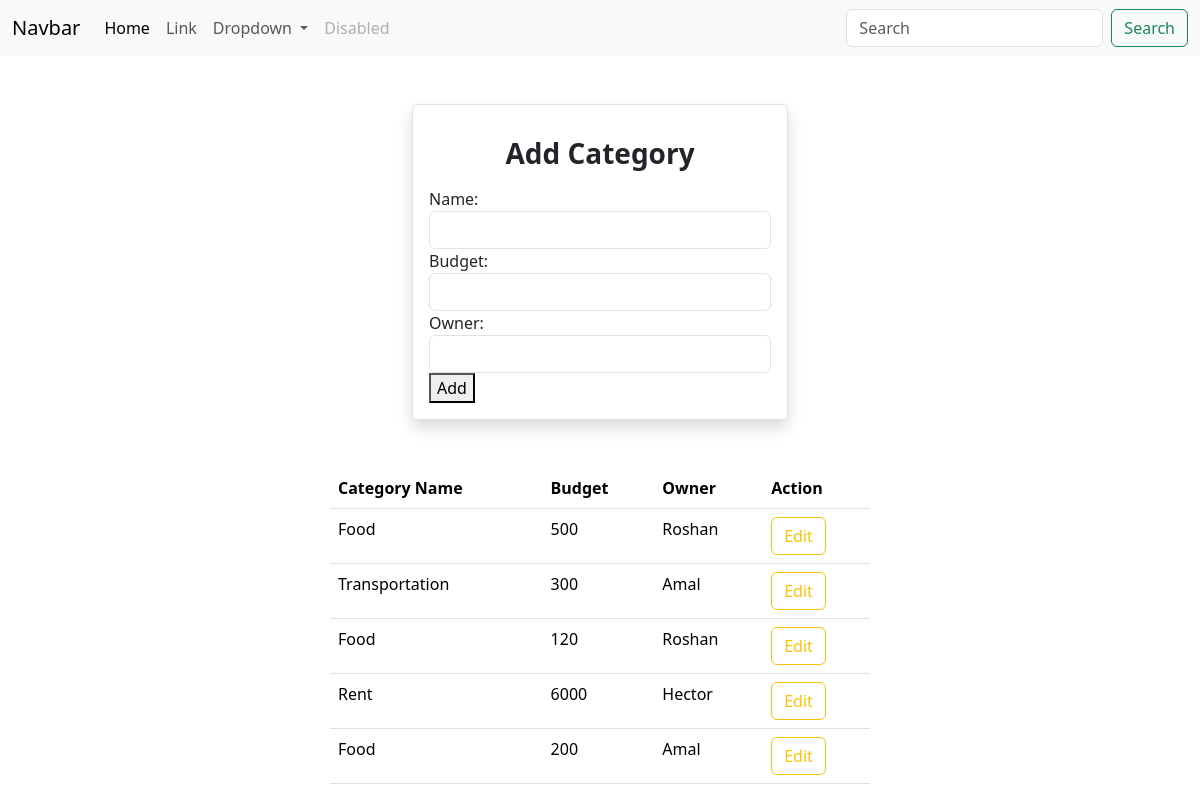
Before: /category/add/ with the older database file.
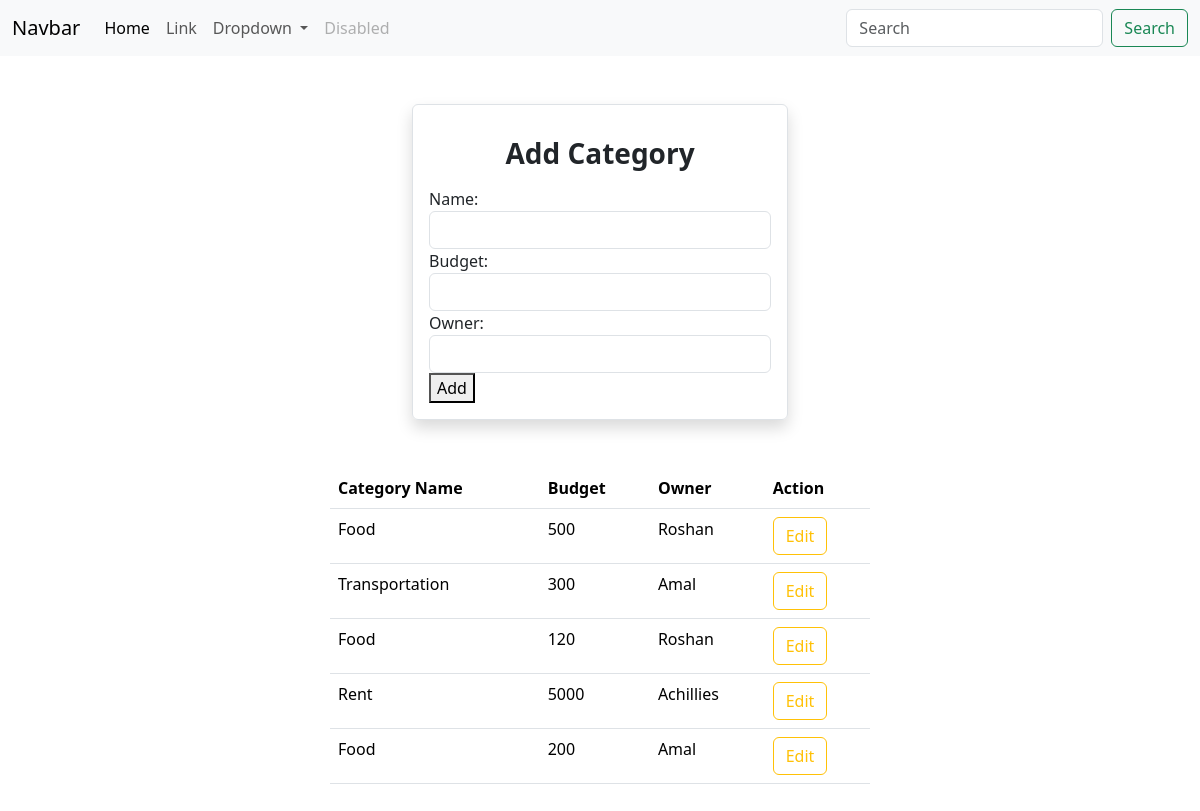
After: the same page with the newer database file.
### myapp/models.py (models this page shows, shortened)
class Category(models.Model):
    name = models.CharField(max_length=25)
    budget = models.PositiveIntegerField()
    owner = models.CharField(max_length=100)

### myapp/views.py (the view, shortened to what this page needs)
# urls.py: path("category/add/",views.CategoryCreateView.as_view(),name="category-add"),
class CategoryCreateView(View):
    def get(self,request,*args,**kwargs):
        form_instance = CategoryForm()
        qs = Category.objects.all()
        return render(request,"category_add.html",{"form":form_instance,"categories":qs})

### myapp/forms.py
class CategoryForm(forms.ModelForm):
    class Meta:
        model = Category
        fields = ["name","budget","owner"]
        widgets = {
            "name":forms.TextInput(attrs={"class":"form-control"}),
            "budget":forms.NumberInput(attrs={"class":"form-control"}),
            "owner":forms.TextInput(attrs={"class":"form-control"})
        }

### myapp/templates/category_add.html (shortened to what this page needs)
{%extends 'base.html'%}
{%block main_block%}
<div class="caontainer p-5">
    <div class="row">
        <div class="col-4"></div>
        <div class="col-4 p-3 border rounded shadow">
            <h3 class="text-center fw-bold my-3">Add Category</h3>
            <form action="" method="post">
                {{form}}
                <button type="submit">Add</button>
            </form>
        </div>
        <div class="col-4"></div>
    </div>
    <div class="row mt-5">
        <div class="col-3"></div>
        <div class="col-6">
            <table class="table">
                <tr>
                    <th>Category Name</th>
                    <th>Budget</th>
                    <th>Owner</th>
                    <th>Action</th>
                </tr>
                {%for cat in categories%}
                <tr>
                    <td>{{cat.name}}</td>
                    <td>{{cat.budget}}</td>
                    <td>{{cat.owner}}</td>
                    <td>
                        <a href="{%url 'category-edit' cat.id%}" class="btn btn-outline-warning">Edit</a>
                    </td>
                </tr>
                {%endfor%}
            </table>
        </div>
        <div class="col-3"></div>
    </div>
</div>
{%endblock%}

Changed rows visible on the page:
changed Category "Rent": budget "6000" → "5000"; owner "Hector" → "Achillies"
